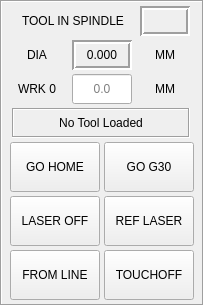
         <widget class="QFrame" name="Tool_frame">
          <property name="sizePolicy">
           <sizepolicy hsizetype="Preferred" vsizetype="Preferred">
            <horstretch>0</horstretch>
            <verstretch>0</verstretch>
           </sizepolicy>
          </property>
          <property name="minimumSize">
           <size>
            <width>0</width>
            <height>0</height>
           </size>
          </property>
          <property name="maximumSize">
           <size>
            <width>16777215</width>
            <height>16777215</height>
           </size>
          </property>
          <property name="frameShape">
           <enum>QFrame::Box</enum>
          </property>
          <property name="frameShadow">
           <enum>QFrame::Sunken</enum>
          </property>
          <layout class="QVBoxLayout" name="verticalLayout_2">
           <property name="spacing">
            <number>4</number>
           </property>
           <property name="leftMargin">
            <number>8</number>
           </property>
           <property name="topMargin">
            <number>4</number>
           </property>
           <property name="rightMargin">
            <number>8</number>
           </property>
           <property name="bottomMargin">
            <number>4</number>
           </property>
           <item>
            <widget class="QWidget" name="widget_tool" native="true">
             <layout class="QGridLayout" name="gridLayout_3">
              <property name="leftMargin">
               <number>0</number>
              </property>
              <property name="topMargin">
               <number>0</number>
              </property>
              <property name="rightMargin">
               <number>0</number>
              </property>
              <property name="bottomMargin">
               <number>0</number>
              </property>
              <property name="spacing">
               <number>4</number>
              </property>
              <item row="1" column="0">
               <widget class="QLabel" name="label_24">
                <property name="sizePolicy">
                 <sizepolicy hsizetype="Fixed" vsizetype="Preferred">
                  <horstretch>0</horstretch>
                  <verstretch>0</verstretch>
                 </sizepolicy>
                </property>
                <property name="minimumSize">
                 <size>
                  <width>50</width>
                  <height>30</height>
                 </size>
                </property>
                <property name="maximumSize">
                 <size>
                  <width>50</width>
                  <height>30</height>
                 </size>
                </property>
                <property name="text">
                 <string>DIA</string>
                </property>
                <property name="alignment">
                 <set>Qt::AlignCenter</set>
                </property>
               </widget>
              </item>
              <item row="1" column="2">
               <widget class="QLabel" name="label">
                <property name="sizePolicy">
                 <sizepolicy hsizetype="Fixed" vsizetype="Fixed">
                  <horstretch>0</horstretch>
                  <verstretch>0</verstretch>
                 </sizepolicy>
                </property>
                <property name="minimumSize">
                 <size>
                  <width>50</width>
                  <height>30</height>
                 </size>
                </property>
                <property name="maximumSize">
                 <size>
                  <width>50</width>
                  <height>30</height>
                 </size>
                </property>
                <property name="text">
                 <string>MM</string>
                </property>
                <property name="alignment">
                 <set>Qt::AlignCenter</set>
                </property>
               </widget>
              </item>
              <item row="1" column="1">
               <widget class="StatusLabel" name="tool_diameter">
                <property name="sizePolicy">
                 <sizepolicy hsizetype="Fixed" vsizetype="Fixed">
                  <horstretch>0</horstretch>
                  <verstretch>0</verstretch>
                 </sizepolicy>
                </property>
                <property name="minimumSize">
                 <size>
                  <width>60</width>
                  <height>30</height>
                 </size>
                </property>
                <property name="maximumSize">
                 <size>
                  <width>60</width>
                  <height>30</height>
                 </size>
                </property>
                <property name="frameShape">
                 <enum>QFrame::Box</enum>
                </property>
                <property name="frameShadow">
                 <enum>QFrame::Sunken</enum>
                </property>
                <property name="lineWidth">
                 <number>2</number>
                </property>
                <property name="text">
                 <string>0.000</string>
                </property>
                <property name="alignment">
                 <set>Qt::AlignCenter</set>
                </property>
                <property name="tool_diameter_status" stdset="0">
                 <bool>true</bool>
                </property>
               </widget>
              </item>
              <item row="0" column="2">
               <widget class="StatusLabel" name="statuslabel_tool">
                <property name="sizePolicy">
                 <sizepolicy hsizetype="Fixed" vsizetype="Fixed">
                  <horstretch>0</horstretch>
                  <verstretch>0</verstretch>
                 </sizepolicy>
                </property>
                <property name="minimumSize">
                 <size>
                  <width>50</width>
                  <height>30</height>
                 </size>
                </property>
                <property name="maximumSize">
                 <size>
                  <width>50</width>
                  <height>30</height>
                 </size>
                </property>
                <property name="frameShape">
                 <enum>QFrame::Box</enum>
                </property>
                <property name="frameShadow">
                 <enum>QFrame::Sunken</enum>
                </property>
                <property name="lineWidth">
                 <number>2</number>
                </property>
                <property name="alignment">
                 <set>Qt::AlignCenter</set>
                </property>
                <property name="tool_number_status" stdset="0">
                 <bool>true</bool>
                </property>
               </widget>
              </item>
              <item row="3" column="0" colspan="3">
               <widget class="StatusLabel" name="tool_desc_status">
                <property name="sizePolicy">
                 <sizepolicy hsizetype="Preferred" vsizetype="Fixed">
                  <horstretch>0</horstretch>
                  <verstretch>0</verstretch>
                 </sizepolicy>
                </property>
                <property name="minimumSize">
                 <size>
                  <width>0</width>
                  <height>30</height>
                 </size>
                </property>
                <property name="maximumSize">
                 <size>
                  <width>16777215</width>
                  <height>30</height>
                 </size>
                </property>
                <property name="frameShape">
                 <enum>QFrame::Box</enum>
                </property>
                <property name="frameShadow">
                 <enum>QFrame::Sunken</enum>
                </property>
                <property name="text">
                 <string>No Tool Loaded</string>
                </property>
                <property name="alignment">
                 <set>Qt::AlignCenter</set>
                </property>
                <property name="tool_comment_status" stdset="0">
                 <bool>true</bool>
                </property>
               </widget>
              </item>
              <item row="0" column="0" colspan="2">
               <widget class="QLabel" name="label_22">
                <property name="sizePolicy">
                 <sizepolicy hsizetype="Preferred" vsizetype="Fixed">
                  <horstretch>0</horstretch>
                  <verstretch>0</verstretch>
                 </sizepolicy>
                </property>
                <property name="minimumSize">
                 <size>
                  <width>120</width>
                  <height>30</height>
                 </size>
                </property>
                <property name="maximumSize">
                 <size>
                  <width>16777215</width>
                  <height>30</height>
                 </size>
                </property>
                <property name="text">
                 <string>TOOL IN SPINDLE</string>
                </property>
                <property name="alignment">
                 <set>Qt::AlignCenter</set>
                </property>
               </widget>
              </item>
              <item row="2" column="0">
               <widget class="QLabel" name="label_25">
                <property name="sizePolicy">
                 <sizepolicy hsizetype="Fixed" vsizetype="Fixed">
                  <horstretch>0</horstretch>
                  <verstretch>0</verstretch>
                 </sizepolicy>
                </property>
                <property name="minimumSize">
                 <size>
                  <width>50</width>
                  <height>30</height>
                 </size>
                </property>
                <property name="maximumSize">
                 <size>
                  <width>50</width>
                  <height>30</height>
                 </size>
                </property>
                <property name="text">
                 <string>WRK 0</string>
                </property>
                <property name="alignment">
                 <set>Qt::AlignCenter</set>
                </property>
               </widget>
              </item>
              <item row="2" column="1">
               <widget class="QLineEdit" name="lineEdit_zero_height">
                <property name="sizePolicy">
                 <sizepolicy hsizetype="Fixed" vsizetype="Fixed">
                  <horstretch>0</horstretch>
                  <verstretch>0</verstretch>
                 </sizepolicy>
                </property>
                <property name="minimumSize">
                 <size>
                  <width>60</width>
                  <height>30</height>
                 </size>
                </property>
                <property name="maximumSize">
                 <size>
                  <width>60</width>
                  <height>30</height>
                 </size>
                </property>
                <property name="focusPolicy">
                 <enum>Qt::ClickFocus</enum>
                </property>
                <property name="statusTip">
                 <string>HEIGHT OF WORKPIECE ZERO PLANE</string>
                </property>
                <property name="maxLength">
                 <number>5</number>
                </property>
                <property name="frame">
                 <bool>true</bool>
                </property>
                <property name="alignment">
                 <set>Qt::AlignCenter</set>
                </property>
                <property name="placeholderText">
                 <string>0.0</string>
                </property>
               </widget>
              </item>
              <item row="2" column="2">
               <widget class="QLabel" name="label_27">
                <property name="sizePolicy">
                 <sizepolicy hsizetype="Fixed" vsizetype="Fixed">
                  <horstretch>0</horstretch>
                  <verstretch>0</verstretch>
                 </sizepolicy>
                </property>
                <property name="minimumSize">
                 <size>
                  <width>50</width>
                  <height>30</height>
                 </size>
                </property>
                <property name="maximumSize">
                 <size>
                  <width>50</width>
                  <height>30</height>
                 </size>
                </property>
                <property name="text">
                 <string>MM</string>
                </property>
                <property name="alignment">
                 <set>Qt::AlignCenter</set>
                </property>
               </widget>
              </item>
             </layout>
            </widget>
           </item>
           <item>
            <widget class="QWidget" name="widget_controls" native="true">
             <layout class="QGridLayout" name="gridLayout_2">
              <property name="leftMargin">
               <number>0</number>
              </property>
              <property name="topMargin">
               <number>0</number>
              </property>
              <property name="rightMargin">
               <number>0</number>
              </property>
              <property name="bottomMargin">
               <number>0</number>
              </property>
              <property name="spacing">
               <number>4</number>
              </property>
              <item row="6" column="0">
               <widget class="PushButton" name="btn_laser_on">
                <property name="sizePolicy">
                 <sizepolicy hsizetype="Fixed" vsizetype="Fixed">
                  <horstretch>0</horstretch>
                  <verstretch>0</verstretch>
                 </sizepolicy>
                </property>
                <property name="minimumSize">
                 <size>
                  <width>90</width>
                  <height>50</height>
                 </size>
                </property>
                <property name="maximumSize">
                 <size>
                  <width>90</width>
                  <height>50</height>
                 </size>
                </property>
                <property name="statusTip">
                 <string>TOGGLE LASER CROSSHAIR</string>
                </property>
                <property name="text">
                 <string>LASER OFF</string>
                </property>
                <property name="checkable">
                 <bool>true</bool>
                </property>
                <property name="checked">
                 <bool>false</bool>
                </property>
                <property name="indicator_option" stdset="0">
                 <bool>true</bool>
                </property>
                <property name="checked_state_text_option" stdset="0">
                 <bool>true</bool>
                </property>
                <property name="python_command_option" stdset="0">
                 <bool>false</bool>
                </property>
                <property name="on_color" stdset="0">
                 <color>
                  <red>0</red>
                  <green>255</green>
                  <blue>0</blue>
                 </color>
                </property>
                <property name="indicator_size" stdset="0">
                 <double>0.200000000000000</double>
                </property>
                <property name="true_state_string" stdset="0">
                 <string>LASER ON</string>
                </property>
                <property name="false_state_string" stdset="0">
                 <string>LASER OFF</string>
                </property>
                <property name="true_python_cmd_string" stdset="0">
                 <string>print&quot;Laser crosshair turned on&quot;</string>
                </property>
                <property name="false_python_cmd_string" stdset="0">
                 <string>print&quot;Laser crosshair turned off&quot;</string>
                </property>
               </widget>
              </item>
              <item row="4" column="1">
               <widget class="QPushButton" name="btn_go_g30">
                <property name="sizePolicy">
                 <sizepolicy hsizetype="Fixed" vsizetype="Fixed">
                  <horstretch>0</horstretch>
                  <verstretch>0</verstretch>
                 </sizepolicy>
                </property>
                <property name="minimumSize">
                 <size>
                  <width>90</width>
                  <height>50</height>
                 </size>
                </property>
                <property name="maximumSize">
                 <size>
                  <width>90</width>
                  <height>50</height>
                 </size>
                </property>
                <property name="statusTip">
                 <string>GO TO TOOL SENSOR LOCATION</string>
                </property>
                <property name="text">
                 <string>GO G30</string>
                </property>
               </widget>
              </item>
              <item row="6" column="1">
               <widget class="QPushButton" name="btn_ref_laser">
                <property name="sizePolicy">
                 <sizepolicy hsizetype="Fixed" vsizetype="Fixed">
                  <horstretch>0</horstretch>
                  <verstretch>0</verstretch>
                 </sizepolicy>
                </property>
                <property name="minimumSize">
                 <size>
                  <width>90</width>
                  <height>50</height>
                 </size>
                </property>
                <property name="maximumSize">
                 <size>
                  <width>90</width>
                  <height>50</height>
                 </size>
                </property>
                <property name="statusTip">
                 <string>SET LASER CROSSHAIR REFERENCE</string>
                </property>
                <property name="text">
                 <string>REF LASER</string>
                </property>
               </widget>
              </item>
              <item row="4" column="0">
               <widget class="QPushButton" name="btn_go_home">
                <property name="sizePolicy">
                 <sizepolicy hsizetype="Fixed" vsizetype="Fixed">
                  <horstretch>0</horstretch>
                  <verstretch>0</verstretch>
                 </sizepolicy>
                </property>
                <property name="minimumSize">
                 <size>
                  <width>90</width>
                  <height>50</height>
                 </size>
                </property>
                <property name="maximumSize">
                 <size>
                  <width>90</width>
                  <height>50</height>
                 </size>
                </property>
                <property name="statusTip">
                 <string>GO TO HOME POSITION</string>
                </property>
                <property name="text">
                 <string>GO HOME</string>
                </property>
               </widget>
              </item>
              <item row="7" column="1">
               <widget class="QPushButton" name="btn_touchoff">
                <property name="sizePolicy">
                 <sizepolicy hsizetype="Preferred" vsizetype="Fixed">
                  <horstretch>0</horstretch>
                  <verstretch>0</verstretch>
                 </sizepolicy>
                </property>
                <property name="minimumSize">
                 <size>
                  <width>90</width>
                  <height>50</height>
                 </size>
                </property>
                <property name="maximumSize">
                 <size>
                  <width>90</width>
                  <height>50</height>
                 </size>
                </property>
                <property name="statusTip">
                 <string>TOUCHOFF TOOL TO INDICATED SENSOR</string>
                </property>
                <property name="text">
                 <string>TOUCHOFF</string>
                </property>
               </widget>
              </item>
              <item row="7" column="0">
               <widget class="PushButton" name="btn_from_line">
                <property name="sizePolicy">
                 <sizepolicy hsizetype="Fixed" vsizetype="Fixed">
                  <horstretch>0</horstretch>
                  <verstretch>0</verstretch>
                 </sizepolicy>
                </property>
                <property name="minimumSize">
                 <size>
                  <width>90</width>
                  <height>50</height>
                 </size>
                </property>
                <property name="maximumSize">
                 <size>
                  <width>90</width>
                  <height>50</height>
                 </size>
                </property>
                <property name="statusTip">
                 <string>ENABLE START FROM LINE</string>
                </property>
                <property name="text">
                 <string>FROM LINE</string>
                </property>
                <property name="checkable">
                 <bool>true</bool>
                </property>
                <property name="indicator_option" stdset="0">
                 <bool>true</bool>
                </property>
                <property name="on_color" stdset="0">
                 <color>
                  <red>0</red>
                  <green>255</green>
                  <blue>0</blue>
                 </color>
                </property>
                <property name="indicator_size" stdset="0">
                 <double>0.200000000000000</double>
                </property>
               </widget>
              </item>
             </layout>
            </widget>
           </item>
          </layout>
         </widget>
